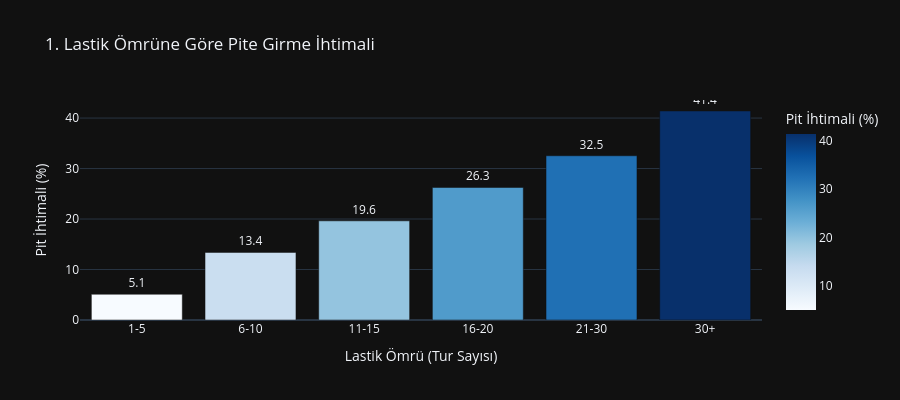
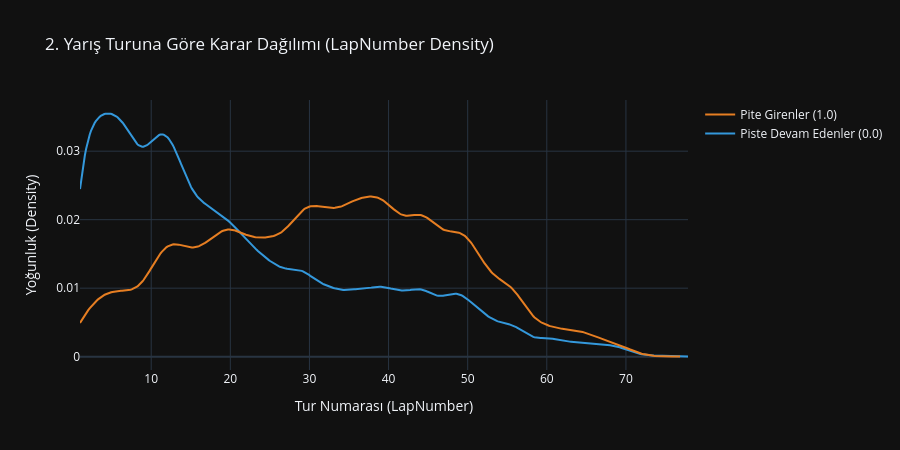
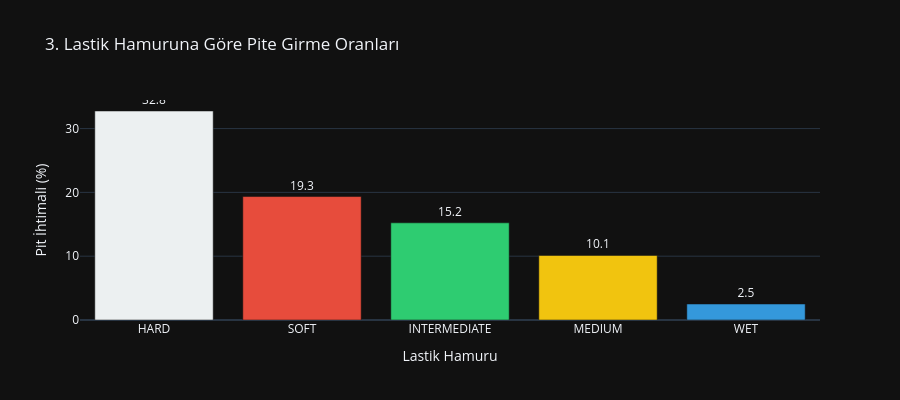

Notebook code for these charts, in order:
### Code cell
import plotly.express as px
import plotly.graph_objects as go
import plotly.figure_factory as ff
import pandas as pd
import numpy as np


eda_df = train_df.copy()


bins = [0, 5, 10, 15, 20, 30, 100]
labels = ['1-5', '6-10', '11-15', '16-20', '21-30', '30+']
eda_df['TyreLife_Bin'] = pd.cut(eda_df['TyreLife'], bins=bins, labels=labels)

a
tyre_age_prob = eda_df.groupby('TyreLife_Bin')['PitNextLap'].mean().reset_index()
tyre_age_prob['PitNextLap'] = tyre_age_prob['PitNextLap'] * 100 # Yüzdeye çevir

fig1 = px.bar(
    tyre_age_prob, 
    x='TyreLife_Bin', 
    y='PitNextLap',
    title='1. Lastik Ömrüne Göre Pite Girme İhtimali',
    labels={'TyreLife_Bin': 'Lastik Ömrü (Tur Sayısı)', 'PitNextLap': 'Pit İhtimali (%)'},
    text_auto='.1f', # Çubukların üzerine yüzdeyi yaz
    color='PitNextLap',
    color_continuous_scale='Blues' # Görseldeki mavi temaya uygun
)
fig1.update_layout(template='plotly_dark', showlegend=False, height=400)
fig1.update_traces(textposition='outside')
fig1.show()



pit_0 = eda_df[eda_df['PitNextLap'] == 0]['LapNumber'].dropna()
pit_1 = eda_df[eda_df['PitNextLap'] == 1]['LapNumber'].dropna()

hist_data = [pit_0, pit_1]
group_labels = ['Piste Devam Edenler (0.0)', 'Pite Girenler (1.0)']
colors = ['#3498db', '#e67e22'] # Mavi ve Turuncu (Görseldeki gibi)


fig2 = ff.create_distplot(hist_data, group_labels, show_hist=False, show_rug=False, colors=colors)

fig2.update_layout(
    title_text='2. Yarış Turuna Göre Karar Dağılımı (LapNumber Density)',
    xaxis_title='Tur Numarası (LapNumber)',
    yaxis_title='Yoğunluk (Density)',
    template='plotly_dark',
    height=450
)

fig2.update_layout(hovermode="x unified") 
fig2.show()



compound_prob = eda_df.groupby('Compound')['PitNextLap'].mean().reset_index()
compound_prob['PitNextLap'] = compound_prob['PitNextLap'] * 100
compound_prob = compound_prob.sort_values(by='PitNextLap', ascending=False)

fig3 = px.bar(
    compound_prob, 
    x='Compound', 
    y='PitNextLap',
    title='3. Lastik Hamuruna Göre Pite Girme Oranları',
    labels={'Compound': 'Lastik Hamuru', 'PitNextLap': 'Pit İhtimali (%)'},
    text_auto='.1f',
    color='Compound',
    
    color_discrete_map={
        'SOFT': '#e74c3c',      # Kırmızı
        'MEDIUM': '#f1c40f',    # Sarı
        'HARD': '#ecf0f1',      # Beyaz
        'INTERMEDIATE': '#2ecc71', # Yeşil
        'WET': '#3498db'        # Mavi
    }
)
fig3.update_layout(template='plotly_dark', showlegend=False, height=400)
fig3.update_traces(textposition='outside')
fig3.show()

### Figure 1 — Plotly figure (JSON) as saved in the notebook; plotly's stock layout.template omitted (floating-point values rounded to 4 significant figures)
{"data": [{"hovertemplate": "Lastik Ömrü (Tur Sayısı)=%{x}<br>Pit İhtimali (%)=%{marker.color}<extra></extra>", "legendgroup": "", "marker": {"color": [5.101, 13.39, 19.64, 26.25, 32.53, 41.4], "coloraxis": "coloraxis", "pattern": {"shape": ""}}, "name": "", "orientation": "v", "showlegend": false, "textposition": "outside", "texttemplate": "%{y:.1f}", "type": "bar", "x": ["1-5", "6-10", "11-15", "16-20", "21-30", "30+"], "xaxis": "x", "y": [5.101, 13.39, 19.64, 26.25, 32.53, 41.4], "yaxis": "y"}], "layout": {"barmode": "relative", "coloraxis": {"colorbar": {"title": {"text": "Pit İhtimali (%)"}}, "colorscale": [[0, "rgb(247,251,255)"], [0.125, "rgb(222,235,247)"], [0.25, "rgb(198,219,239)"], [0.375, "rgb(158,202,225)"], [0.5, "rgb(107,174,214)"], [0.625, "rgb(66,146,198)"], [0.75, "rgb(33,113,181)"], [0.875, "rgb(8,81,156)"], [1, "rgb(8,48,107)"]]}, "height": 400, "legend": {"tracegroupgap": 0}, "showlegend": false, "title": {"text": "1. Lastik Ömrüne Göre Pite Girme İhtimali"}, "xaxis": {"anchor": "y", "domain": [0, 1], "title": {"text": "Lastik Ömrü (Tur Sayısı)"}}, "yaxis": {"anchor": "x", "domain": [0, 1], "title": {"text": "Pit İhtimali (%)"}}}}

### Figure 2 — Plotly figure (JSON) as saved in the notebook; plotly's stock layout.template omitted (floating-point values rounded to 4 significant figures; data arrays with more than 128 entries replaced by an {"elided": "..."} marker saying what was removed)
{"data": [{"legendgroup": "Piste Devam Edenler (0.0)", "marker": {"color": "#3498db"}, "mode": "lines", "name": "Piste Devam Edenler (0.0)", "showlegend": true, "type": "scatter", "x": {"elided": "500 float values"}, "xaxis": "x", "y": {"elided": "500 float values"}, "yaxis": "y"}, {"legendgroup": "Pite Girenler (1.0)", "marker": {"color": "#e67e22"}, "mode": "lines", "name": "Pite Girenler (1.0)", "showlegend": true, "type": "scatter", "x": {"elided": "500 float values"}, "xaxis": "x", "y": {"elided": "500 float values"}, "yaxis": "y"}], "layout": {"barmode": "overlay", "height": 450, "hovermode": "x unified", "legend": {"traceorder": "reversed"}, "title": {"text": "2. Yarış Turuna Göre Karar Dağılımı (LapNumber Density)"}, "xaxis": {"anchor": "y2", "domain": [0, 1], "title": {"text": "Tur Numarası (LapNumber)"}, "zeroline": false}, "yaxis": {"anchor": "free", "domain": [0, 1], "position": 0, "title": {"text": "Yoğunluk (Density)"}}}}

### Figure 3 — Plotly figure (JSON) as saved in the notebook; plotly's stock layout.template omitted (floating-point values rounded to 4 significant figures)
{"data": [{"hovertemplate": "Lastik Hamuru=%{x}<br>Pit İhtimali (%)=%{y}<extra></extra>", "legendgroup": "HARD", "marker": {"color": "#ecf0f1", "pattern": {"shape": ""}}, "name": "HARD", "orientation": "v", "showlegend": true, "textposition": "outside", "texttemplate": "%{y:.1f}", "type": "bar", "x": ["HARD"], "xaxis": "x", "y": [32.75], "yaxis": "y"}, {"hovertemplate": "Lastik Hamuru=%{x}<br>Pit İhtimali (%)=%{y}<extra></extra>", "legendgroup": "SOFT", "marker": {"color": "#e74c3c", "pattern": {"shape": ""}}, "name": "SOFT", "orientation": "v", "showlegend": true, "textposition": "outside", "texttemplate": "%{y:.1f}", "type": "bar", "x": ["SOFT"], "xaxis": "x", "y": [19.35], "yaxis": "y"}, {"hovertemplate": "Lastik Hamuru=%{x}<br>Pit İhtimali (%)=%{y}<extra></extra>", "legendgroup": "INTERMEDIATE", "marker": {"color": "#2ecc71", "pattern": {"shape": ""}}, "name": "INTERMEDIATE", "orientation": "v", "showlegend": true, "textposition": "outside", "texttemplate": "%{y:.1f}", "type": "bar", "x": ["INTERMEDIATE"], "xaxis": "x", "y": [15.23], "yaxis": "y"}, {"hovertemplate": "Lastik Hamuru=%{x}<br>Pit İhtimali (%)=%{y}<extra></extra>", "legendgroup": "MEDIUM", "marker": {"color": "#f1c40f", "pattern": {"shape": ""}}, "name": "MEDIUM", "orientation": "v", "showlegend": true, "textposition": "outside", "texttemplate": "%{y:.1f}", "type": "bar", "x": ["MEDIUM"], "xaxis": "x", "y": [10.11], "yaxis": "y"}, {"hovertemplate": "Lastik Hamuru=%{x}<br>Pit İhtimali (%)=%{y}<extra></extra>", "legendgroup": "WET", "marker": {"color": "#3498db", "pattern": {"shape": ""}}, "name": "WET", "orientation": "v", "showlegend": true, "textposition": "outside", "texttemplate": "%{y:.1f}", "type": "bar", "x": ["WET"], "xaxis": "x", "y": [2.509], "yaxis": "y"}], "layout": {"barmode": "relative", "height": 400, "legend": {"title": {"text": "Lastik Hamuru"}, "tracegroupgap": 0}, "showlegend": false, "title": {"text": "3. Lastik Hamuruna Göre Pite Girme Oranları"}, "xaxis": {"anchor": "y", "categoryarray": ["HARD", "SOFT", "INTERMEDIATE", "MEDIUM", "WET"], "categoryorder": "array", "domain": [0, 1], "title": {"text": "Lastik Hamuru"}}, "yaxis": {"anchor": "x", "domain": [0, 1], "title": {"text": "Pit İhtimali (%)"}}}}
